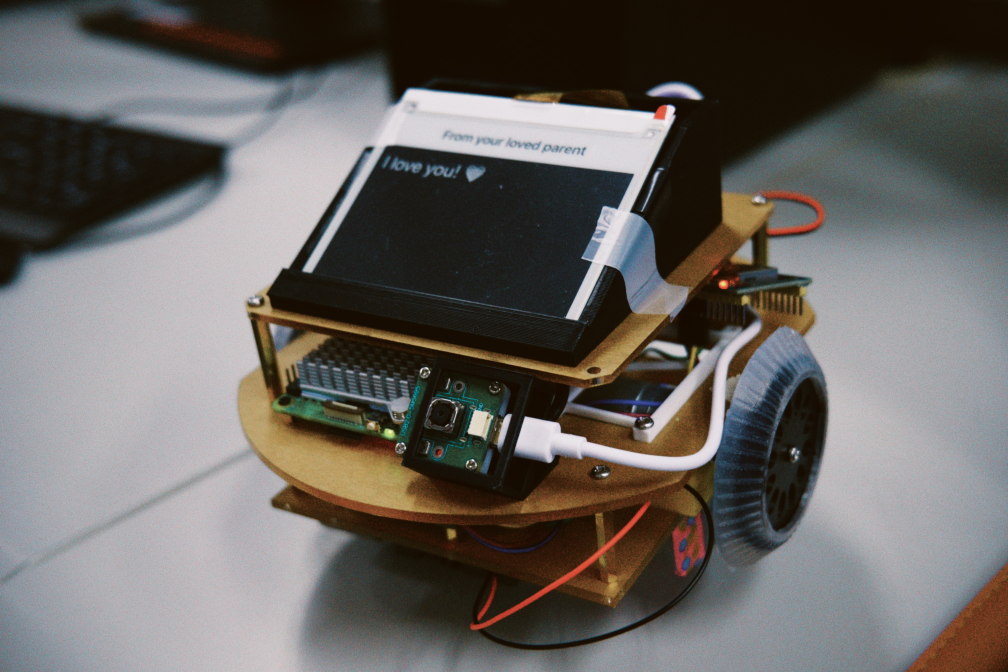
#> input picture Assets/core.JPG, 4032 x 2688 px (shown at 1/4 size)
$ python -i image_processor.py   (imports and definitions only)
#> lines starting #> are read from the running program, lines starting #| are printed output that depends on the picture
"""E-Ink image processor for 4.2" display (400x300, 1-bit)."""
import logging
import re
from pathlib import Path
from typing import List, Optional, Sequence, Union

import numpy as np

try:
    from PIL import Image
except ImportError:
    Image = None

from config import (
    EINK_WIDTH,
    EINK_HEIGHT,
    EINK_IMAGE_SIZE,
    REMOTE_ACTIVE_NOTICE_FONT_SIZE,
)

# CJK font search order — install with: sudo apt install fonts-noto-cjk
_CJK_FONT_PATHS = [
    "/usr/share/fonts/opentype/noto/NotoSansCJK-Regular.ttc",
    "/usr/share/fonts/truetype/noto/NotoSansCJK-Regular.ttc",
    "/usr/share/fonts/truetype/noto/NotoSansCJKsc-Regular.otf",
    "/usr/share/fonts/truetype/wqy/wqy-microhei.ttc",
    "/usr/share/fonts/truetype/wqy/wqy-zenhei.ttc",
    "/usr/share/fonts/noto/NotoSansCJK-Regular.ttc",
]

logger = logging.getLogger(__name__)


class EInkImageProcessor:
    """Prepares images for 4.2" E-Ink display (400x300, 1-bit)."""

    def __init__(
        self,
        width: int = EINK_WIDTH,
        height: int = EINK_HEIGHT,
        dither: bool = True,
    ):
        self.width = width
        self.height = height
        self.dither = dither
        self._check_pil()

    def _check_pil(self) -> None:
        """Check if PIL is available."""
        if Image is None:
            raise RuntimeError("Pillow not installed. Install with: pip install Pillow")

    def process(self, image_source: Union[str, np.ndarray, "Image.Image"]) -> bytes:
        """Process image for E-Ink display.

        Pipeline:
        1. Load image
        2. Crop to 4:3 aspect ratio
        3. Resize to 400x300
        4. Convert to grayscale
        5. Apply Floyd-Steinberg dithering
        6. Pack to 1-bit (MSB first)

        Args:
            image_source: Image path, numpy array, or PIL Image

        Returns:
            15000 bytes of 1-bit packed image data
        """
        # Load image
        img = self._load_image(image_source)

        # Crop to 4:3 aspect ratio
        img = self._crop_aspect_ratio(img, 4, 3)

        # Resize to target dimensions
        img = img.resize((self.width, self.height), Image.Resampling.LANCZOS)

        # Convert to grayscale
        img = img.convert("L")

        # Apply dithering or simple threshold
        if self.dither:
            img = self._floyd_steinberg_dither(img)
        else:
            img = img.point(lambda x: 0 if x < 128 else 255, mode="1")

        # Convert to 1-bit
        img = img.convert("1")

        # Pack to bytes (MSB first)
        return self._pack_to_bytes(img)

    def _load_image(
        self, source: Union[str, np.ndarray, "Image.Image"]
    ) -> "Image.Image":
        """Load image from various sources."""
        if isinstance(source, str):
            path = Path(source)
            if not path.exists():
                raise FileNotFoundError(f"Image not found: {source}")
            return Image.open(path)
        elif isinstance(source, np.ndarray):
            return Image.fromarray(source)
        elif hasattr(source, "mode"):  # PIL Image
            return source
        else:
            raise TypeError(f"Unsupported image type: {type(source)}")

    def _crop_aspect_ratio(
        self, img: "Image.Image", aspect_w: int, aspect_h: int
    ) -> "Image.Image":
        """Crop image to specified aspect ratio (center crop)."""
        target_ratio = aspect_w / aspect_h
        current_ratio = img.width / img.height

        if current_ratio > target_ratio:
            # Image is too wide, crop horizontally
            new_width = int(img.height * target_ratio)
            left = (img.width - new_width) // 2
            img = img.crop((left, 0, left + new_width, img.height))
        elif current_ratio < target_ratio:
            # Image is too tall, crop vertically
            new_height = int(img.width / target_ratio)
            top = (img.height - new_height) // 2
            img = img.crop((0, top, img.width, top + new_height))

        return img

    def _floyd_steinberg_dither(self, img: "Image.Image") -> "Image.Image":
        """Apply Floyd-Steinberg dithering."""
        # Convert to numpy for processing
        pixels = np.array(img, dtype=np.float32)
        height, width = pixels.shape

        for y in range(height):
            for x in range(width):
                old_pixel = pixels[y, x]
                new_pixel = 0 if old_pixel < 128 else 255
                pixels[y, x] = new_pixel
                error = old_pixel - new_pixel

                # Distribute error to neighboring pixels
                if x + 1 < width:
                    pixels[y, x + 1] += error * 7 / 16
                if y + 1 < height:
                    if x > 0:
                        pixels[y + 1, x - 1] += error * 3 / 16
                    pixels[y + 1, x] += error * 5 / 16
                    if x + 1 < width:
                        pixels[y + 1, x + 1] += error * 1 / 16

        # Clip values and convert back
        pixels = np.clip(pixels, 0, 255).astype(np.uint8)
        return Image.fromarray(pixels, mode="L")

    def _pack_to_bytes(self, img: "Image.Image") -> bytes:
        """Pack 1-bit image to bytes (MSB first, row-major)."""
        # Get pixel data
        pixels = list(img.getdata())

        # Pack 8 pixels per byte
        packed = bytearray()
        for i in range(0, len(pixels), 8):
            byte = 0
            for j in range(8):
                if i + j < len(pixels):
                    # 1 = white, 0 = black
                    if pixels[i + j] != 0:  # White pixel
                        byte |= 1 << (7 - j)
            packed.append(byte)

        # Verify size
        if len(packed) != EINK_IMAGE_SIZE:
            raise ValueError(
                f"Packed image size mismatch: {len(packed)} != {EINK_IMAGE_SIZE}"
            )

        return bytes(packed)

    # [477 lines left out: functions process_text, render_remote_active_notice, _load_cjk_font, _clean_text, _wrap_text, _menu_icon and 7 more, not called in this run]


# [17 lines not run here, left out]


# [7 lines left out: function synthesize_menu_audio_cue, not called in this run]


# Synthesize audio cue at module import
# [1 line not run here, left out]

>>> import cv2
>>> picture = cv2.imread('../Assets/core.JPG', cv2.IMREAD_GRAYSCALE)
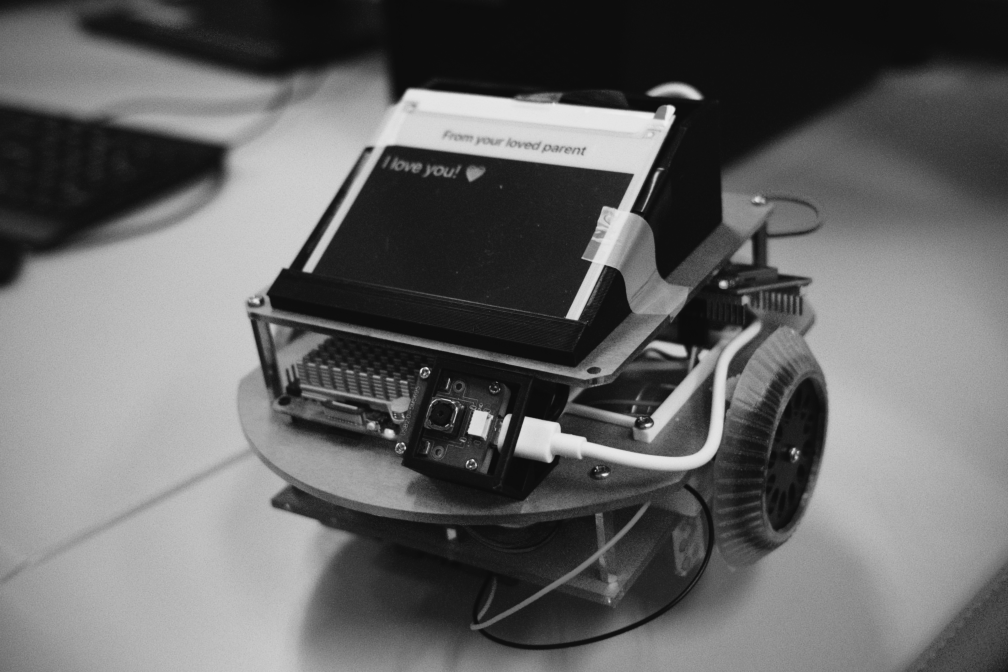
#> picture: shape (2688, 4032) (shown at 1/4 size); min 10, max 240, mean 101.2
>>> result = EInkImageProcessor().process(picture)
#> in _crop_aspect_ratio, `img = img.crop((left, 0, left + new_width, img.height))`:
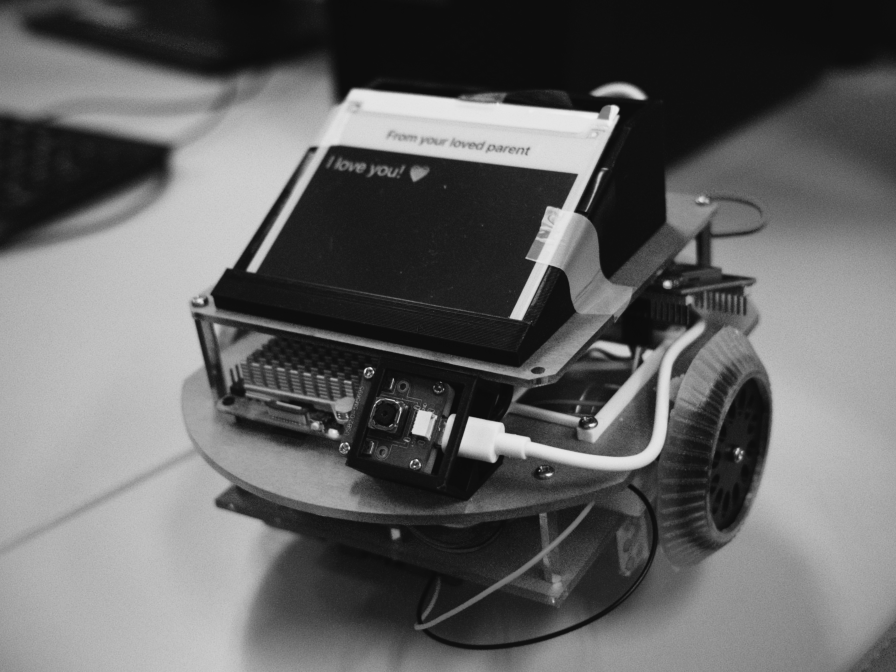
#> img: PIL image 3584x2688 L (shown at 1/4 size); min 10, max 240, mean 99.9
#> in process, `img = img.resize((self.width, self.height), Image.Resampling.LANCZOS)`:
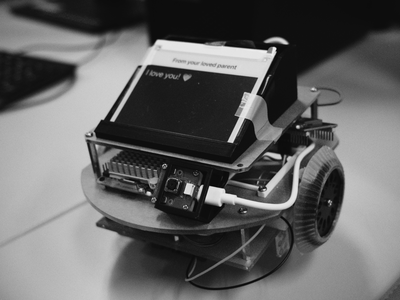
#> img: PIL image 400x300 L; min 1, max 242, mean 99.9
#> after the loop in _floyd_steinberg_dither, `for y in range(height):`:
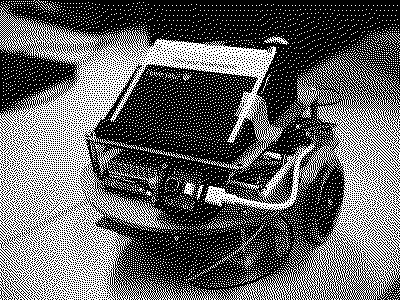
#> pixels: shape (300, 400) float32; 39.2% white in thin lines or dots
#> in _floyd_steinberg_dither, `pixels = np.clip(pixels, 0, 255).astype(np.uint8)`: pixels: shape (300, 400); 39.2% white in thin lines or dots
#> in _pack_to_bytes, `pixels = list(img.getdata())`: pixels = 120000 items
#> the loop in _pack_to_bytes, `for i in range(0, len(pixels), 8):` made 15000 passes
#> i on passes 2 to 4: 8, 16, 24
